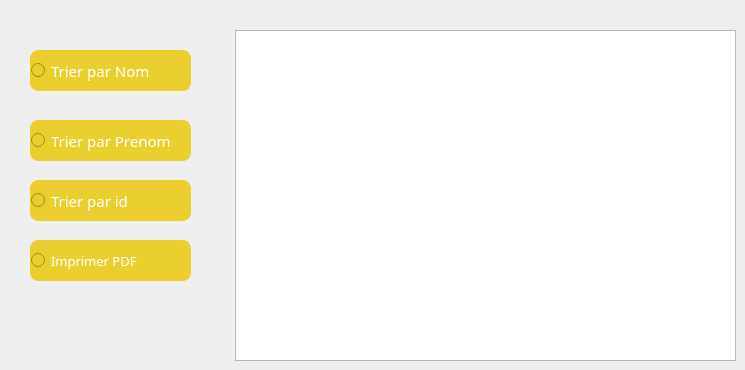
      <widget class="QWidget" name="tab_12">
       <attribute name="title">
        <string>Afficher Client</string>
       </attribute>
       <widget class="QTableView" name="tab_menu">
        <property name="geometry">
         <rect>
          <x>235</x>
          <y>30</y>
          <width>501</width>
          <height>331</height>
         </rect>
        </property>
        <property name="font">
         <font>
          <family>Segoe Print</family>
         </font>
        </property>
       </widget>
       <widget class="QRadioButton" name="trimenu">
        <property name="geometry">
         <rect>
          <x>30</x>
          <y>50</y>
          <width>161</width>
          <height>41</height>
         </rect>
        </property>
        <property name="font">
         <font>
          <family>Segoe Print</family>
          <pointsize>-1</pointsize>
         </font>
        </property>
        <property name="styleSheet">
         <string notr="true">QRadioButton {
color: #fff;
background:#ebcf2f;
border: none;
font-size:15px;
font-family:Segoe Print;
text-align: left;
border: 1px solid #ebcf2f;
border-radius: 8px;
}
QRadioButton:hover {
color:#fff;
background:#FFD700;
border: none;
text-align: left;
}
</string>
        </property>
        <property name="text">
         <string>Trier par Nom</string>
        </property>
       </widget>
       <widget class="QRadioButton" name="trimenu_2">
        <property name="geometry">
         <rect>
          <x>30</x>
          <y>120</y>
          <width>161</width>
          <height>41</height>
         </rect>
        </property>
        <property name="styleSheet">
         <string notr="true">QRadioButton {
color: #fff;
background:#ebcf2f;
border: none;
font-size:15px;
font-family:Segoe Print;
text-align: left;
border: 1px solid #ebcf2f;
border-radius: 8px;
}
QRadioButton:hover {
color:#fff;
background:#FFD700;
border: none;
text-align: left;
}
</string>
        </property>
        <property name="text">
         <string>Trier par Prenom</string>
        </property>
       </widget>
       <widget class="QRadioButton" name="trimenu_3">
        <property name="geometry">
         <rect>
          <x>30</x>
          <y>180</y>
          <width>161</width>
          <height>41</height>
         </rect>
        </property>
        <property name="styleSheet">
         <string notr="true">QRadioButton {
color: #fff;
background:#ebcf2f;
border: none;
font-size:15px;
font-family:Segoe Print;
text-align: left;
border: 1px solid #ebcf2f;
border-radius: 8px;
}
QRadioButton:hover {
color:#fff;
background:#FFD700;
border: none;
text-align: left;
}
</string>
        </property>
        <property name="text">
         <string>Trier par id</string>
        </property>
       </widget>
       <widget class="QRadioButton" name="pdf_2">
        <property name="geometry">
         <rect>
          <x>30</x>
          <y>240</y>
          <width>161</width>
          <height>41</height>
         </rect>
        </property>
        <property name="styleSheet">
         <string notr="true">QRadioButton {
color: #fff;
background:#ebcf2f;
border: none;
font-size:13px;
font-family:Segoe Print;
text-align: left;
border: 1px solid #ebcf2f;
border-radius: 8px;
}
QRadioButton:hover {
color:#fff;
background:#FFD700;
border: none;
text-align: left;
}
</string>
        </property>
        <property name="text">
         <string>Imprimer PDF</string>
        </property>
       </widget>
      </widget>
